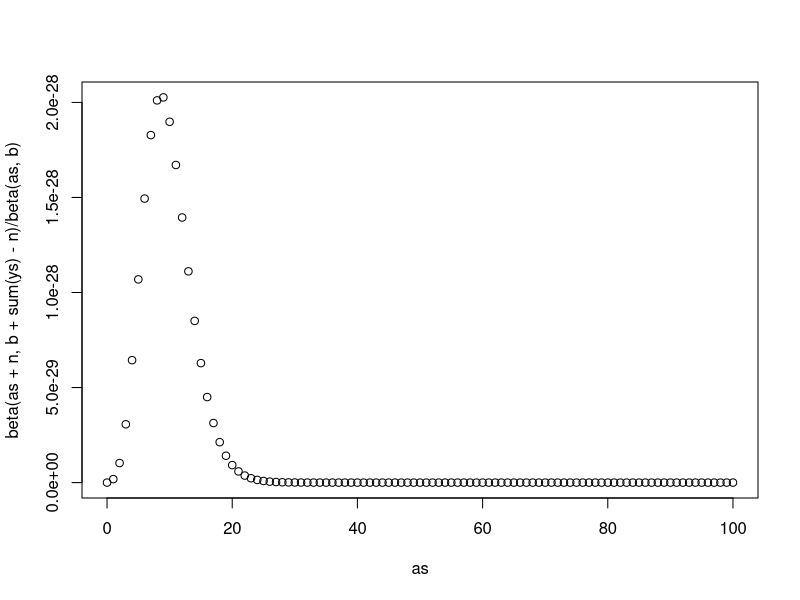

Write the R code that produced this figure. (Note: this script raises an error after producing the figure.)
ys = c(1, 1, 2, 2, 2, 2, 2, 3, 3, 3, 3, 3, 5, 6, 6, 14, 15, 15, 20, 75)
n  = length(ys)

as = seq(0,100)
b  = 66

plot(as,beta(as+n,b + sum(ys) - n)/beta(as,b))


# Importance sampling ---------------------------------------------------------

sampleit = function() {
  a = runif(1,0,100)
  b = runif(1,0,100)
  c(a,b,prod(beta(a+1,b+ys-1)/beta(a,b)))
}

N = 10
samples = replicate(N,sampleit()) 
samples[3,] = samples[3,]/mean(samples[3,])

# Oppgave 2h ------------------------------------------------------------------

parti = function(i,x) {
  mean(sapply(1:N,function(j) dbeta(x,samples[1,j]+1,samples[2,j]+ys[i]-1)*samples[3,j]))
}

thetas = seq(0,1,by=0.001)

cols = function(i) {
  means  = sapply(thetas,function(x) parti(i,x))
  quants = cumsum(means)/length(means)
  q005   = thetas[which.min(abs(quants-0.05))]
  q050   = thetas[which.min(abs(quants-0.50))]
  q095   = thetas[which.min(abs(quants-0.95))]
  c(q005,q050,q095)
}

results = t(sapply(1:20,cols))
col1 = ys
col2 = 1/ys
col3 = (a+1)/(a+b+ys)
res = cbind(col1,col2,col3,results)
round(res,3)